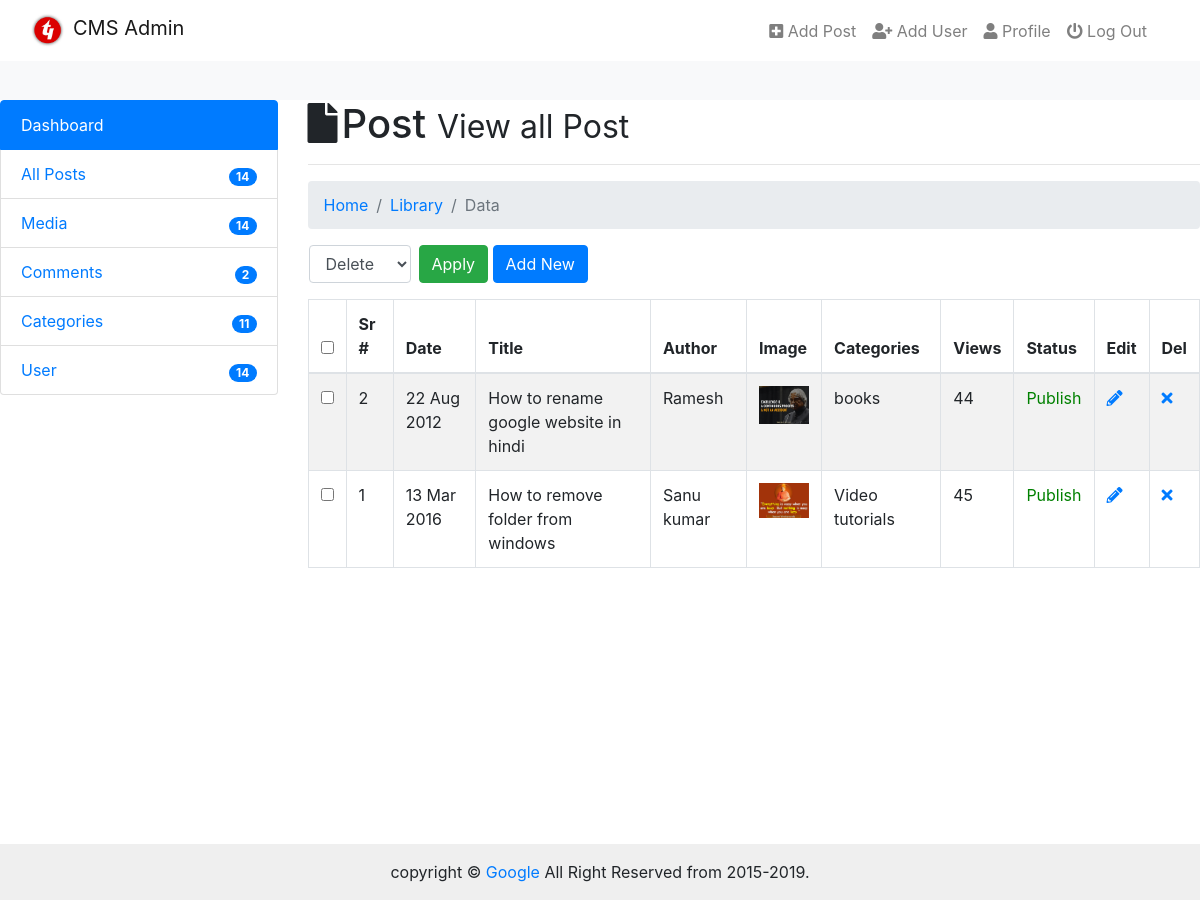
/admin/admin_post.php (signed in), run on the app's committed database.
### tables this page shows
CREATE TABLE IF NOT EXISTS `posts` (
  `id` int(11) NOT NULL AUTO_INCREMENT,
  `date` int(11) NOT NULL,
  `title` varchar(255) NOT NULL,
  `author` varchar(255) NOT NULL,
  `author_image` varchar(255) NOT NULL,
  `image` varchar(255) NOT NULL,
  `category` varchar(255) NOT NULL,
  `tags` varchar(255) NOT NULL,
  `post_data` text NOT NULL,
  `view` int(11) NOT NULL,
  `status` varchar(255) NOT NULL,
  PRIMARY KEY (`id`)
);

### admin/admin_post.php (the view, shortened to what this page needs)
<?php require_once('includes/header.php');
$session_username = $_SESSION['username'];
 ?>
</head>
<body>
  <?php require_once('includes/navbar.php');?>
  <div class="cointainer-fluid">
    <div class="row">
      <div class="col-md-3">
        <?php require_once('includes/sidebar.php');?>
      </div>
      <div class="col-md-9">
        <h1><i class="fas fa-file mr-1"></i>Post <small>View all Post</small></h1><hr>
        <nav aria-label="breadcrumb">
          <ol class="breadcrumb">
            <li class="breadcrumb-item"><a href="#">Home</a></li>
            <li class="breadcrumb-item"><a href="#">Library</a></li>
            <li class="breadcrumb-item active" aria-current="page">Data</li>
          </ol>
        </nav>
        <?php
        if($_SESSION['role'] == 'admin'){
         $query = "SELECT * FROM posts ORDER BY id DESC";
         $run = mysqli_query($con, $query);
       }
       else if($_SESSION['role'] == 'author'){
        $query = "SELECT * FROM posts WHERE author ='$session_username' ORDER BY id DESC";
        $run = mysqli_query($con, $query);
      }
      if(mysqli_num_rows($run) > 0){
        ?>
        <form action="" method="post">
          <div class="row">
            <div class="col-sm-8">
              <div class="row">
                <div class="col-xs-4">
                  <div class="form-group ml-3">
                    <select name="bulk-options" id="selectallboxes" class="form-control">
                      <option value="delete">Delete</option>
                    </select>
                  </div>
                </div>
                <div class="col-xs-8 ml-2">
                  <input type="submit" class="btn btn-success" value="Apply">
                  <a href="admin_add_post.php" class="btn btn-primary">Add New</a>
                </div>
              </div>
            </div>
          </div>
        <table class="table table-bordered table-striped table-hover">
         <thead>
          <tr>
           <th><input type="checkbox" id="selectallboxes"></th>
           <th>Sr #</th>
           <th>Date</th>
           <th>Title</th>
           <th>Author</th>
           <th>Image</th>
           <th>Categories</th>
           <th>Views</th>
           <th>Status</th>
           <th>Edit</th>
           <th>Del</th>
         </tr>
       </thead>
       <tbody>
         <?php
         while($row = mysqli_fetch_array($run)){
           $id = $row['id'];
           $title = ucfirst($row['title']);
           $author = ucfirst($row['author']);
           $view = $row['view'];
           $category= $row['category'];
           $image = $row['image'];
           $status = $row['status'];
           $date = getdate($row['date']);
           $day = $date['mday'];
           $month = substr ($date['month'],0,3);
           $year = $date['year'];
           ?>
           <tr>
            <td><input type="checkbox" class="checkboxes" name="checkboxes[]" value="<?php echo $id;?>"></td>
            <td><?php echo $id;?></td>
            <td><?php echo "$day $month $year";?></td>
            <td><?php echo $title;?></td>
            <td><?php echo $author;?></td>
            <td><img src="img/<?php echo $image;?>" width="50px">
            </td>
            <td><?php echo $category;?></td>
            <td><?php echo $view;?></td>
            <td><span style="color:<?php
                if($status == 'publish'){
                  echo 'green';
                }
                else if($status == 'draft'){
                  echo 'red';
                }
            ?>"><?php echo ucfirst($status);?></span></td>
            <td><a href="edit-post.php?edit=<?php echo $id;?>">
              <i class="fas fa-pencil-alt"></i></a></td>
              <td><a href="admin_post.php?del=<?php echo $id;?>"><i class="fa fa-times"></i></a></td>
            </tr>
          <?php }?>
        </tbody>
      </table>
      <?php
    }
    else{
     echo "<center><h2>NO USER AVAILABLE NOW</h2></center>";
   }
   ?>
 </form>
</div>
</div>
</div>
<?php require_once('includes/footer.php')?>

### admin/css/admin.css (style rules this page uses)
html { height: 100%; background: #f8f9fa; }
body { margin-top: 100px; position: relative; padding-bottom: 3rem; min-height: 100%; }

### data on the page
posts: id "2", date "22", date "Aug", date "2012", title "How to rename google website in hindi", author "Ramesh", image (picture), category "books", view "44", status "Publish"
posts: id "1", date "13", date "Mar", date "2016", title "How to remove folder from windows", author "Sanu kumar", image (picture), category "Video tutorials", view "45", status "Publish"
